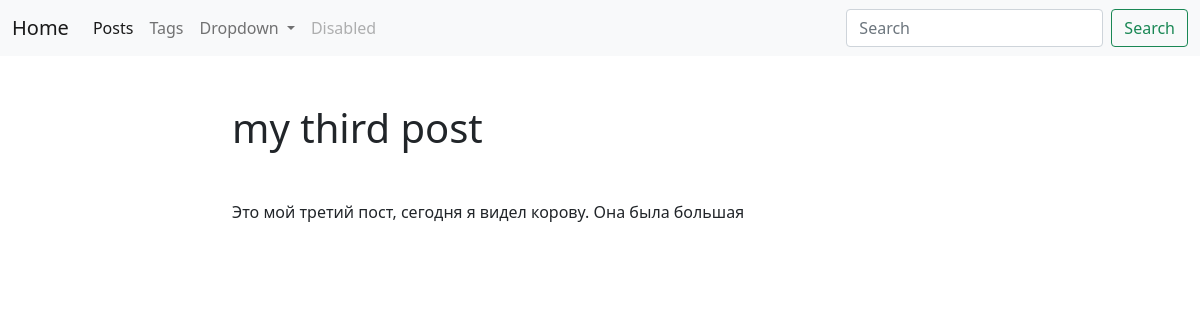
Page /blog/post/third/ on the committed database.
### blog/models.py (models this page shows, shortened)
class Post(models.Model):
    title=models.CharField(max_length=150,db_index=True)
    slug=models.SlugField(max_length=150,unique=True,blank=True)
    body=models.TextField(blank=True,db_index=True)
    tags=models.ManyToManyField('Tag',blank=True,related_name='posts')
    date_pub=models.DateTimeField(auto_now_add=True)

### blog/views.py (the view)
# urls.py: path('post/<str:slug>/',PostDetail.as_view(),name='post_detail_url'),
class PostDetail(ObjectDetailMixin, View):
    model=Post
    template = 'blog/post_detail.html'

### blog/utils.py (called while the page is built)
    def get(self,request,slug):
        object = get_object_or_404(self.model,slug__iexact=slug)
        return render(request, self.template, context={self.model.__name__.lower():object})

### blog/templates/blog/post_detail.html (shortened to what this page needs)
{% extends 'blog/base_blog.html' %}
{% block content %}
<h1 class="mb-5">{{post.title}}</h1>
<p>{{post.body}}</p>
{% endblock %}

### rows in the picture
Post: title "my third post", body "Это мой третий пост, сегодня я видел корову. Она была большая"
